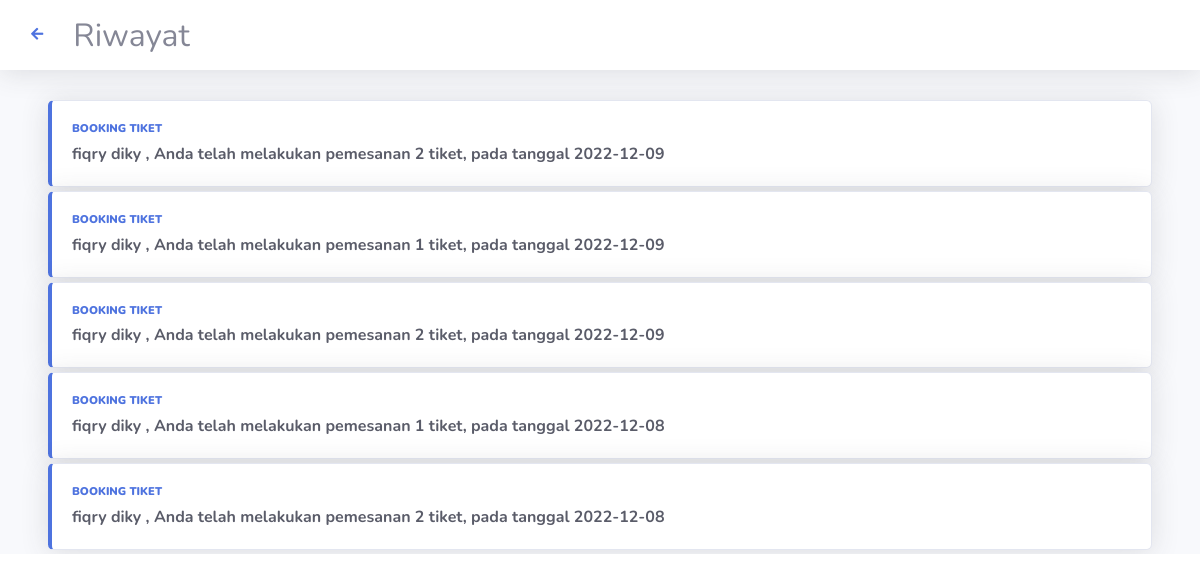
Screenshot of /riwayat.php (signed in) with the database file from the repository.
### tables this page shows
CREATE TABLE `pesan` (
  `id_pesan` int(11) NOT NULL,
  `id_user` int(11) NOT NULL,
  `id_tiket` int(11) NOT NULL,
  `jumlah` int(100) NOT NULL,
  `total` int(100) NOT NULL
);

CREATE TABLE `tiket` (
  `id_tiket` int(11) NOT NULL,
  `tanggal` date DEFAULT NULL,
  `jumlah_tiket` int(11) DEFAULT NULL
);

### riwayat.php (the view, shortened to what this page needs)
<!DOCTYPE html>
<html lang="en">
<head>
    <link href="assets 2/vendor/fontawesome-free/css/all.min.css" rel="stylesheet" type="text/css">
    <link href="assets 2/css/sb-admin-2.min.css" rel="stylesheet">
</head>
<body id="page-top">
    <div id="wrapper">
        <div id="content-wrapper" class="d-flex flex-column">
            <div id="content">
                <nav class="navbar navbar-expand navbar-light bg-white topbar mb-4 fixed-top shadow" >
                    <form
                        class=" d-sm-inline-block form-inline mr-auto ml-md-3 my-2 my-md-0 mw-100 navbar-search">
                            <div class="input-group-append">
                                    <a style="margin-top: 15px;" href="home.php"><i class="fas fa-arrow-left fa-sm"></i></a>
                                <h2 style="text-align: center; margin-left: 30px; margin-top: 10px;">Riwayat</h2>
                            </div>
                    </form>
                </nav>
                <div class="container-fluid" style="margin-top: 100px;">
                    <?php
                    include 'connect.php';
                    $id_user = $_SESSION['user']['id_user'];
                    $nama = $_SESSION['name'];
                    $query="SELECT * FROM pesan INNER JOIN tiket ON pesan.id_tiket = tiket.id_tiket WHERE id_user = '$id_user' ORDER BY pesan.id_pesan DESC";
                    $hasil=mysqli_query($conn,$query);
                    ?>
                    <?php
                    while ($row = mysqli_fetch_array($hasil)){
                    ?>
                    <div class="col">
                        <div class="col-xl-12 col-md-6 mb-1">
                            <div class="card border-left-primary shadow h-100">
                                <div class="card-body">
                                    <div class="row no-gutters align-items-center">
                                        <div class="col mr-2">
                                            <div class="text-xs font-weight-bold text-primary text-uppercase mb-1">
                                                <b>Booking Tiket</b></div>
                                            <div class="h7 mb-0 font-weight-bold text-gray-800"><?php echo $nama; ?>  , Anda telah melakukan pemesanan <?php echo $row['jumlah']?> tiket, pada tanggal <span><?= $row['tanggal']?></span></div>
                                        </div>
                                    </div>
                                </div>
                            </div>
                        </div>
                    </div>
                    <?php } ?>
                </div>
                </div>
            </div>
        </div>
</body>
</html>

### rows the page displays
pesan: jumlah "2", id_tiket.tanggal "2022-12-09"
pesan: jumlah "1", id_tiket.tanggal "2022-12-09"
pesan: jumlah "2", id_tiket.tanggal "2022-12-09"
pesan: jumlah "1", id_tiket.tanggal "2022-12-08"
pesan: jumlah "2", id_tiket.tanggal "2022-12-08"
